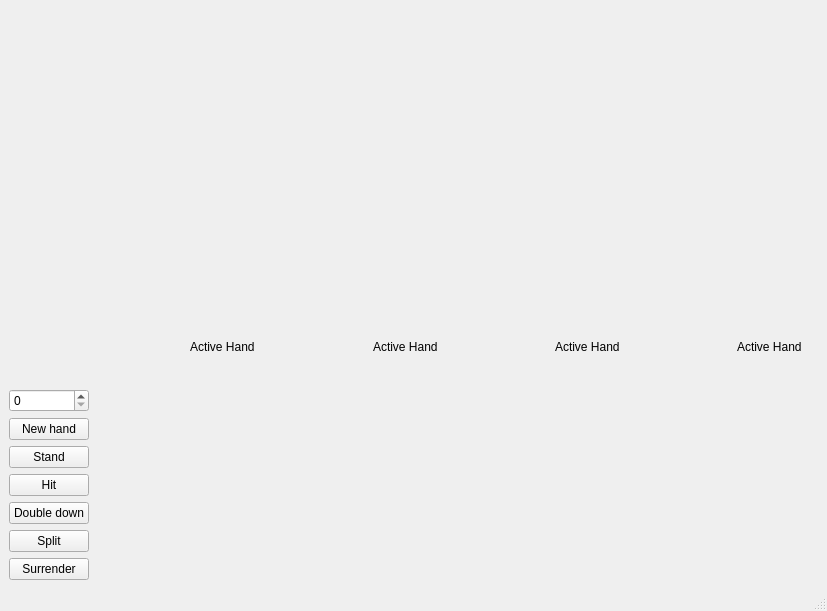
<?xml version="1.0" encoding="UTF-8"?>
<ui version="4.0">
 <class>MainWindow</class>
 <widget class="QMainWindow" name="MainWindow">
  <property name="enabled">
   <bool>true</bool>
  </property>
  <property name="geometry">
   <rect>
    <x>0</x>
    <y>0</y>
    <width>827</width>
    <height>611</height>
   </rect>
  </property>
  <property name="windowTitle">
   <string>BlackJack</string>
  </property>
  <widget class="QWidget" name="centralwidget">
   <layout class="QHBoxLayout" name="horizontalLayout">
    <item>
     <layout class="QVBoxLayout" name="verticalLayout" stretch="0,0,0">
      <property name="topMargin">
       <number>16</number>
      </property>
      <item>
       <layout class="QHBoxLayout" name="DealerLayout">
        <property name="topMargin">
         <number>16</number>
        </property>
        <item>
         <layout class="QHBoxLayout" name="DeckLayout">
          <property name="rightMargin">
           <number>16</number>
          </property>
         </layout>
        </item>
        <item>
         <widget class="QLabel" name="DeckCount">
          <property name="text">
           <string/>
          </property>
         </widget>
        </item>
        <item>
         <spacer name="horizontalSpacer_2">
          <property name="orientation">
           <enum>Qt::Orientation::Horizontal</enum>
          </property>
          <property name="sizeHint" stdset="0">
           <size>
            <width>40</width>
            <height>20</height>
           </size>
          </property>
         </spacer>
        </item>
       </layout>
      </item>
      <item>
       <spacer name="verticalSpacer">
        <property name="orientation">
         <enum>Qt::Orientation::Vertical</enum>
        </property>
        <property name="sizeHint" stdset="0">
         <size>
          <width>20</width>
          <height>40</height>
         </size>
        </property>
       </spacer>
      </item>
      <item>
       <layout class="QHBoxLayout" name="PlayerLayout">
        <property name="topMargin">
         <number>16</number>
        </property>
        <item>
         <layout class="QVBoxLayout" name="ButtonLayout">
          <property name="topMargin">
           <number>16</number>
          </property>
          <item>
           <widget class="QLabel" name="Saldo">
            <property name="text">
             <string/>
            </property>
           </widget>
          </item>
          <item>
           <widget class="QSpinBox" name="BetSpinBox"/>
          </item>
          <item>
           <widget class="QPushButton" name="NewHandButton">
            <property name="text">
             <string>New hand</string>
            </property>
           </widget>
          </item>
          <item>
           <widget class="QPushButton" name="StandButton">
            <property name="text">
             <string>Stand</string>
            </property>
           </widget>
          </item>
          <item>
           <widget class="QPushButton" name="HitButton">
            <property name="text">
             <string>Hit</string>
            </property>
           </widget>
          </item>
          <item>
           <widget class="QPushButton" name="DoubleDownButton">
            <property name="text">
             <string>Double down</string>
            </property>
           </widget>
          </item>
          <item>
           <widget class="QPushButton" name="SplitButton">
            <property name="text">
             <string>Split</string>
            </property>
           </widget>
          </item>
          <item>
           <widget class="QPushButton" name="SurrenderButton">
            <property name="text">
             <string>Surrender</string>
            </property>
           </widget>
          </item>
         </layout>
        </item>
        <item>
         <spacer name="horizontalSpacer">
          <property name="orientation">
           <enum>Qt::Orientation::Horizontal</enum>
          </property>
          <property name="sizeHint" stdset="0">
           <size>
            <width>40</width>
            <height>20</height>
           </size>
          </property>
         </spacer>
        </item>
        <item>
         <layout class="QVBoxLayout" name="HandOne">
          <property name="rightMargin">
           <number>16</number>
          </property>
          <item>
           <widget class="QLabel" name="HandOneLabel">
            <property name="text">
             <string>Active Hand</string>
            </property>
           </widget>
          </item>
          <item>
           <spacer name="verticalSpacer_2">
            <property name="orientation">
             <enum>Qt::Orientation::Vertical</enum>
            </property>
            <property name="sizeHint" stdset="0">
             <size>
              <width>20</width>
              <height>40</height>
             </size>
            </property>
           </spacer>
          </item>
          <item>
           <layout class="QHBoxLayout" name="HandOneLayout"/>
          </item>
         </layout>
        </item>
        <item>
         <spacer name="horizontalSpacer_3">
          <property name="orientation">
           <enum>Qt::Orientation::Horizontal</enum>
          </property>
          <property name="sizeHint" stdset="0">
           <size>
            <width>40</width>
            <height>20</height>
           </size>
          </property>
         </spacer>
        </item>
        <item>
         <layout class="QVBoxLayout" name="HandTwo">
          <property name="rightMargin">
           <number>16</number>
          </property>
          <item>
           <widget class="QLabel" name="HandTwoLabel">
            <property name="text">
             <string>Active Hand</string>
            </property>
           </widget>
          </item>
          <item>
           <spacer name="verticalSpacer_3">
            <property name="orientation">
             <enum>Qt::Orientation::Vertical</enum>
            </property>
            <property name="sizeHint" stdset="0">
             <size>
              <width>20</width>
              <height>40</height>
             </size>
            </property>
           </spacer>
          </item>
          <item>
           <layout class="QHBoxLayout" name="HandTwoLayout"/>
          </item>
         </layout>
        </item>
        <item>
         <spacer name="horizontalSpacer_4">
          <property name="orientation">
           <enum>Qt::Orientation::Horizontal</enum>
          </property>
          <property name="sizeHint" stdset="0">
           <size>
            <width>40</width>
            <height>20</height>
           </size>
          </property>
         </spacer>
        </item>
        <item>
         <layout class="QVBoxLayout" name="HandThree">
          <property name="rightMargin">
           <number>16</number>
          </property>
          <item>
           <widget class="QLabel" name="HandThreeLabel">
            <property name="text">
             <string>Active Hand</string>
            </property>
           </widget>
          </item>
          <item>
           <spacer name="verticalSpacer_4">
            <property name="orientation">
             <enum>Qt::Orientation::Vertical</enum>
            </property>
            <property name="sizeHint" stdset="0">
             <size>
              <width>20</width>
              <height>40</height>
             </size>
            </property>
           </spacer>
          </item>
          <item>
           <layout class="QHBoxLayout" name="HandThreeLayout"/>
          </item>
         </layout>
        </item>
        <item>
         <spacer name="horizontalSpacer_5">
          <property name="orientation">
           <enum>Qt::Orientation::Horizontal</enum>
          </property>
          <property name="sizeHint" stdset="0">
           <size>
            <width>40</width>
            <height>20</height>
           </size>
          </property>
         </spacer>
        </item>
        <item>
         <layout class="QVBoxLayout" name="HandFour">
          <property name="rightMargin">
           <number>16</number>
          </property>
          <item>
           <widget class="QLabel" name="HandFourLabel">
            <property name="text">
             <string>Active Hand</string>
            </property>
           </widget>
          </item>
          <item>
           <spacer name="verticalSpacer_5">
            <property name="orientation">
             <enum>Qt::Orientation::Vertical</enum>
            </property>
            <property name="sizeHint" stdset="0">
             <size>
              <width>20</width>
              <height>40</height>
             </size>
            </property>
           </spacer>
          </item>
          <item>
           <layout class="QHBoxLayout" name="HandFourLayout"/>
          </item>
         </layout>
        </item>
       </layout>
      </item>
     </layout>
    </item>
   </layout>
  </widget>
  <widget class="QMenuBar" name="menubar">
   <property name="enabled">
    <bool>false</bool>
   </property>
   <property name="geometry">
    <rect>
     <x>0</x>
     <y>0</y>
     <width>827</width>
     <height>21</height>
    </rect>
   </property>
  </widget>
  <widget class="QStatusBar" name="statusbar">
   <property name="enabled">
    <bool>false</bool>
   </property>
  </widget>
 </widget>
 <resources/>
 <connections/>
</ui>
